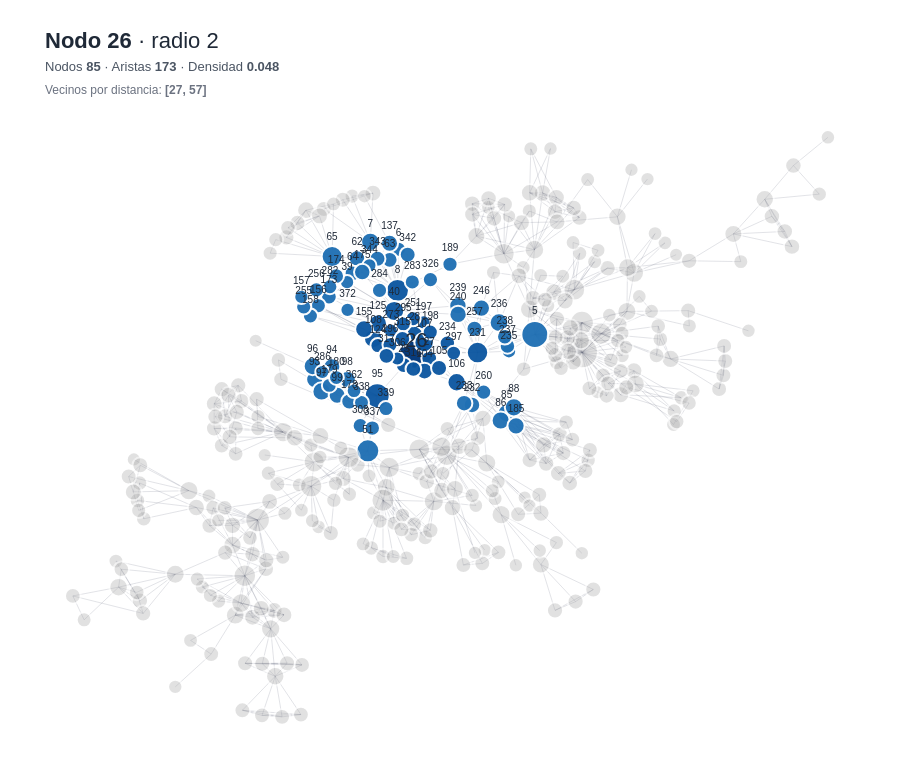

Notebook source saved alongside this figure:
### Code cell
maxpos_node, maxpos_val = max(pg_centralidades.items(), key=lambda kv: kv[1])
_ = plot_ego(G1, center=maxpos_node, metrics=metrics, metric="PageRank", max_radius_user=6)

### Figure 1 — Plotly figure (JSON) as saved in the notebook; plotly's stock layout.template omitted (floating-point values rounded to 4 significant figures; data arrays with more than 128 entries replaced by an {"elided": "..."} marker saying what was removed)
{"data": [{"hoverinfo": "none", "line": {"color": "rgba(70,80,100,0.20)", "width": 0.8}, "mode": "lines", "showlegend": false, "type": "scatter", "x": {"elided": "2742 float values"}, "y": {"elided": "2742 float values"}}, {"hoverinfo": "text", "hovertext": {"elided": "379 str values"}, "marker": {"color": {"elided": "379 str values"}, "line": {"color": "white", "width": 2}, "opacity": {"elided": "379 float values"}, "size": {"elided": "379 float values"}}, "mode": "markers+text", "showlegend": false, "text": {"elided": "379 str values"}, "textfont": {"color": "#1F2937", "family": "Helvetica", "size": 10}, "textposition": "top center", "type": "scatter", "x": {"elided": "379 float values"}, "y": {"elided": "379 float values"}}, {"hoverinfo": "skip", "mode": "text", "showlegend": false, "text": ["26"], "textfont": {"color": "#1F2937", "family": "Helvetica", "size": 20}, "textposition": "top center", "type": "scatter", "x": [-0.03303], "y": [0.1479]}], "layout": {"dragmode": "pan", "font": {"color": "#1F2937", "family": "Helvetica", "size": 13}, "height": 780, "margin": {"b": 20, "l": 20, "r": 20, "t": 95}, "paper_bgcolor": "#FFFFFF", "plot_bgcolor": "#FFFFFF", "title": {"text": "<span style='font-size:22px; font-family:Helvetica; color:#1F2937;'><b>Nodo 26</b> · radio 2</span><br><span style='font-size:13px; color:#4B5563;'>Nodos <b>85</b> · Aristas <b>173</b> · Densidad <b>0.048</b></span><br><span style='font-size:12px; color:#6B7280;'>Vecinos por distancia: <b>[27, 57]</b></span>"}, "xaxis": {"visible": false}, "yaxis": {"visible": false}}}
